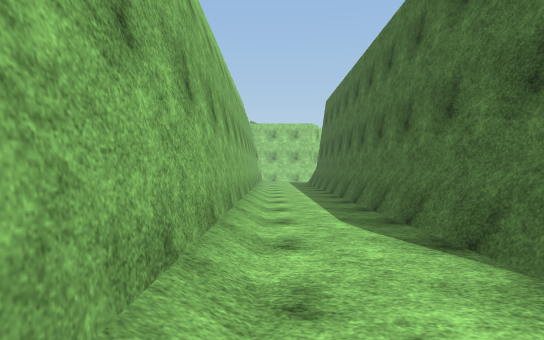
[1] (above)

17 first-person views from a walk through a Unity game level. The camera is 1.2 m above the floor, looks level and sees 75° across. The floor is counted in squares, 2 m on a side. Each view is taken from the middle of a square. On the plan, view 1 faces up. The plan holds only what a view shows up to about 10 squares ahead; the rest is blank. The place goes on beyond the plan. Surface patterns are stand-ins for the level's own textures.

[2]
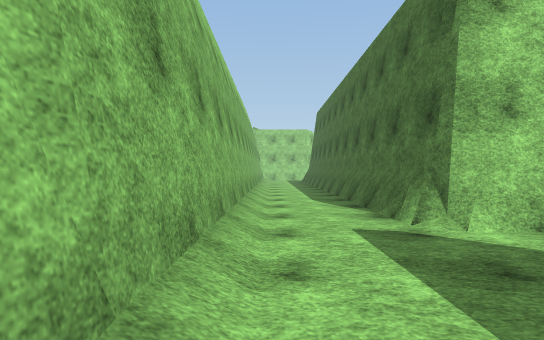

[3]
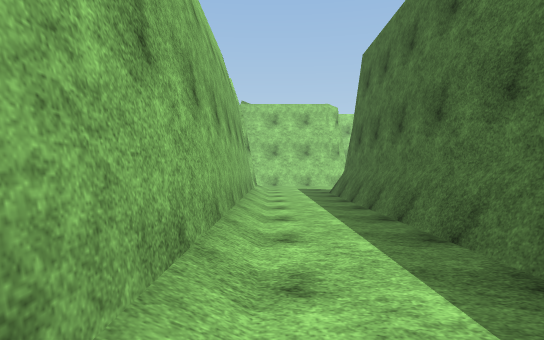

[4]
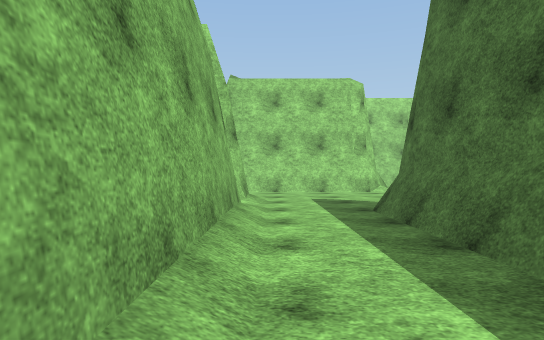

[5]
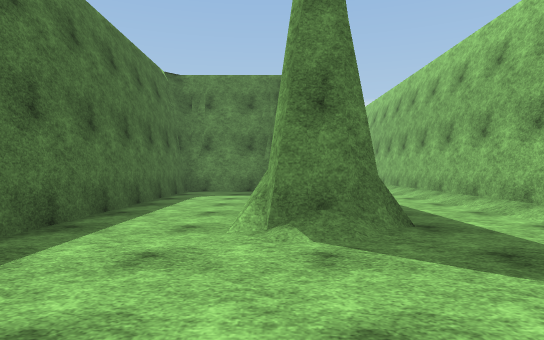

[6]
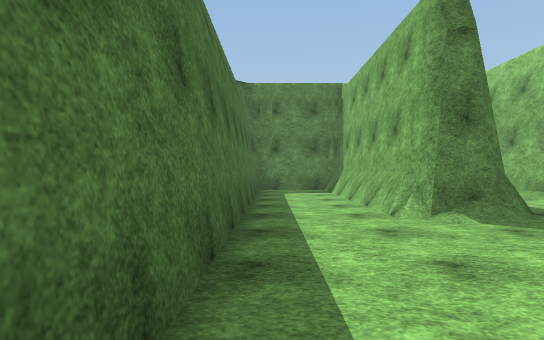

[7]
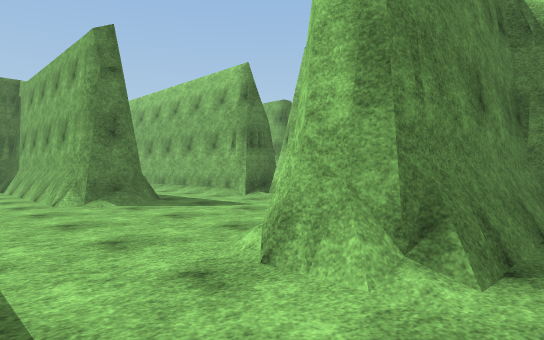

[8]
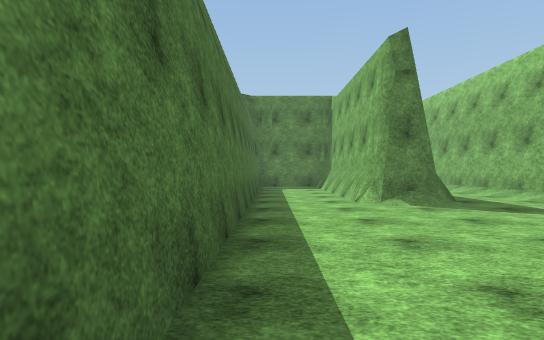

[9]
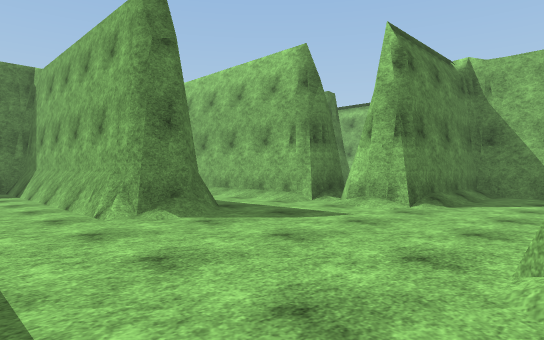

[10]
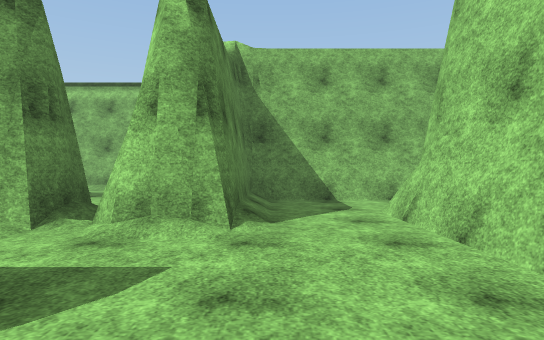

[11]
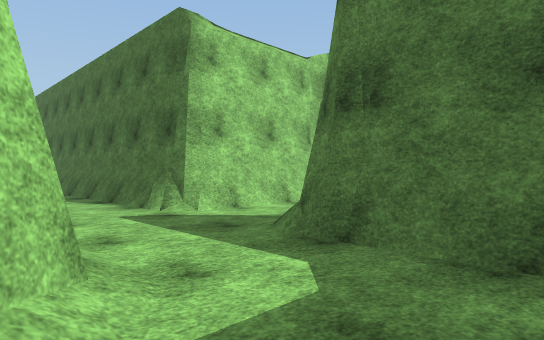

[12]
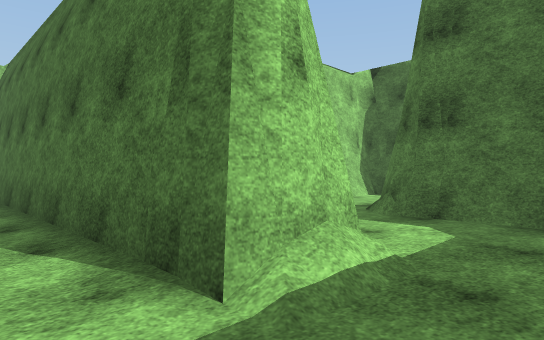

[13]
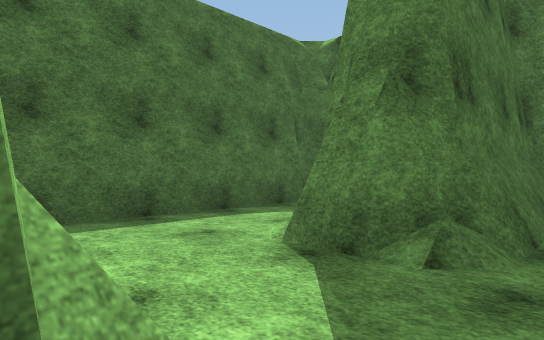

[14]
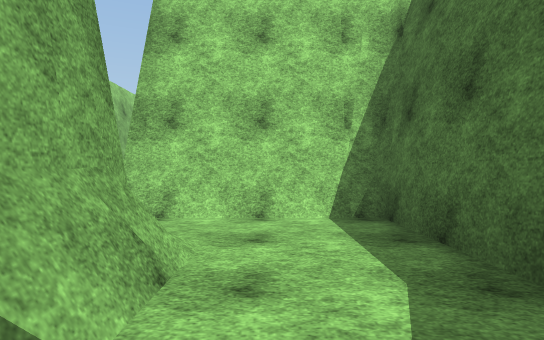

[15]
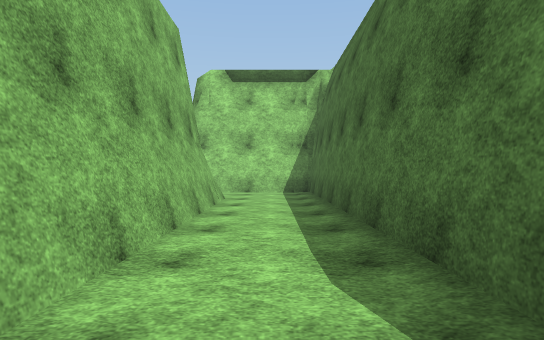

[16]
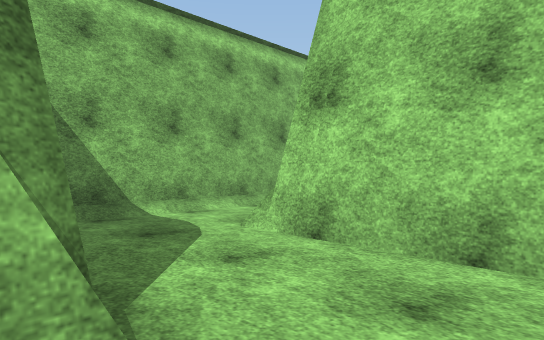

[17]
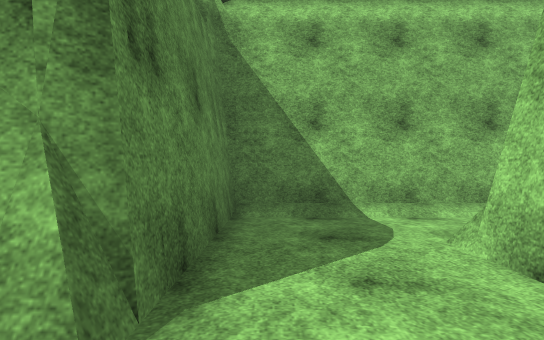

### Floor plan
Key: @ floor where view 1 was taken; # wall or solid block; . floor; / step, stairs or slope.
Columns run from 8 left of view 1 to 6 right of it. Each row starts with its distance up from view 1.
 22          .....
 21     #  #####..#
 20     #.######..#
 19     #.........#
 18     #.........#
 17     ####......#
 16       ##......#
 15     ..##/.##..#
 14        #/.##..#
 13        #/.##..#
 12        #/.##..#
 11        #/.##..#
 10 #      #/.##..#
  9 #.     #/.#####
  8 #.######/.#
  7 #.....##/.#
  6 #.....##/.#
  5 #####.##/.#
  4     #.##/.#
  3     #.##/.#
  2     #.##/.#
  1     #.##/.#####
  0     #.##@.....#
 -1     #.##/.....#
 -2      .##/.##..#
 -3      .//..##..#
 -4      .....# ..#

Where each view was taken, in squares from view 1:
view 1: 0 up, 0 right, facing up
view 2: 3 down, 0 right, facing up
view 3: 6 up, 0 right, facing up
view 4: 10 up, 0 right, facing up
view 5: 19 up, 3 right, facing down
view 6: 20 up, 5 right, facing down
view 7: 22 up, 5 right, facing down-left
view 8: 22 up, 5 right, facing down
view 9: 20 up, 5 right, facing down-left
view 10: 18 up, 3 right, facing left
view 11: 4 down, 1 left, facing up-right
view 12: 4 down, 3 left, facing up-right
view 13: 1 up, 1 right, facing down-right
view 14: 4 down, 4 right, facing up
view 15: 2 down, 3 left, facing up
view 16: 5 up, 3 left, facing up-left
view 17: 6 up, 3 left, facing left
